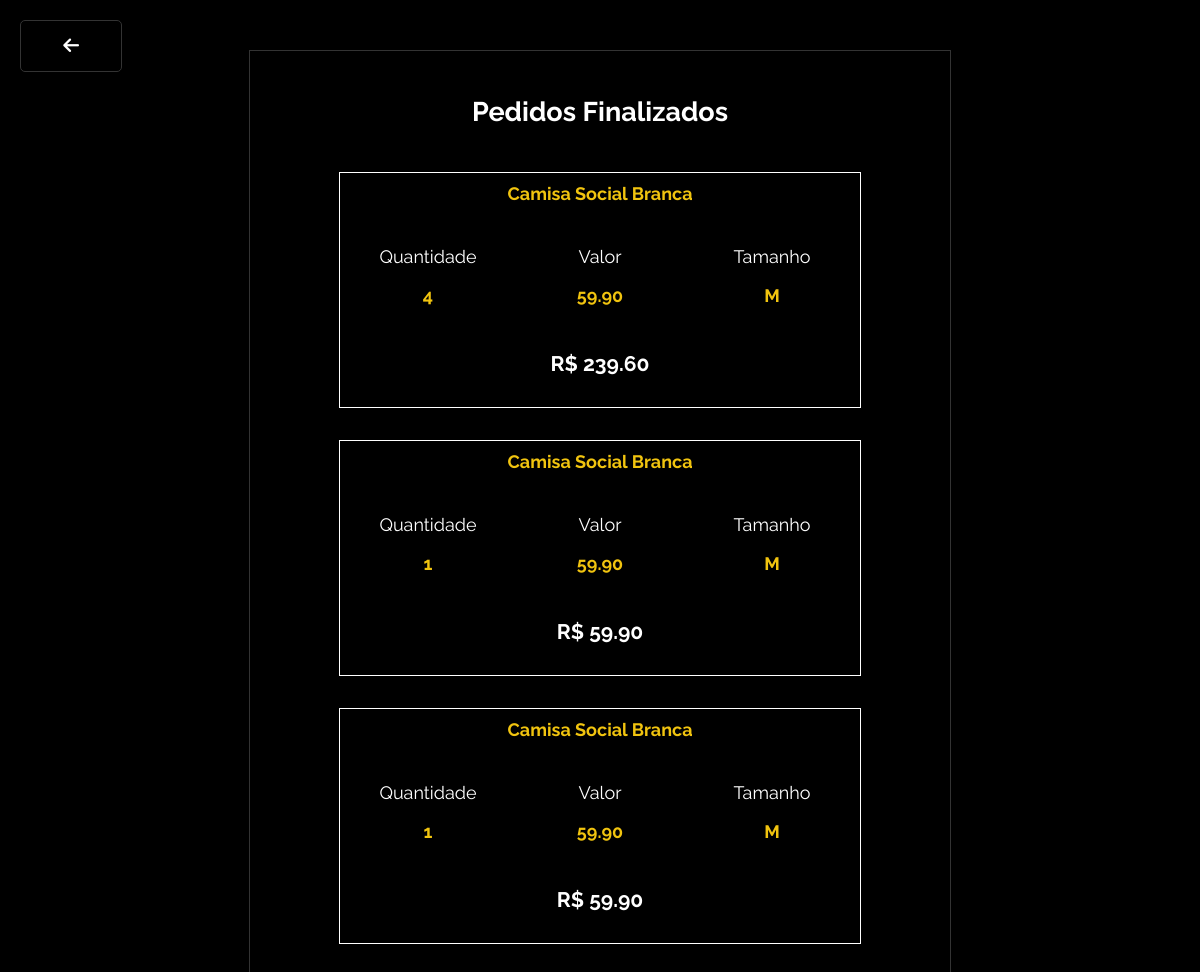
The page /pedidos/ (signed in) on the database its author committed.
### auraapp/models.py (models this page shows, shortened)
class Pedido(models.Model):
    cliente = models.ForeignKey(Cliente, on_delete=models.CASCADE)
    produto = models.ForeignKey(Produto, on_delete=models.CASCADE)
    quantidade = models.IntegerField(default=1)
    tamanho = models.CharField(max_length=5, default='M')
    finalizado = models.BooleanField(default=False)
    def subtotal(self):
        return self.quantidade * self.produto.preco

class Produto(models.Model):
    nome = models.CharField(max_length=150)
    preco = models.DecimalField(max_digits=6, decimal_places=2)
    categoria = models.ForeignKey(Categoria, on_delete=models.CASCADE)
    imagem = models.ImageField(upload_to='./static/', default='./static/blazer.png')
    emAlta = models.BooleanField(default=False)

### auraapp/views.py (the view)
# urls.py: path('pedidos/', views.pedidos_finalizados, name='pedidos_finalizados'),
def pedidos_finalizados(request):
    cliente_id = request.session.get('cliente_id')
    if not cliente_id:
        return redirect('login')
    cliente = get_object_or_404(Cliente, id=cliente_id)
    pedidos = Pedido.objects.filter(cliente=cliente, finalizado=True)
    return render(request, 'auraapp/pedidos.html', {'pedidos': pedidos})

### auraapp/templates/auraapp/pedidos.html (shortened to what this page needs)
<link rel="stylesheet" href="https://cdnjs.cloudflare.com/ajax/libs/font-awesome/6.5.0/css/all.min.css">
<body>
    <a href="{% url 'home' %}" class="sair">
        <i class="fas fa-arrow-left"></i>
    </a>
    <div class="pedidos-container">
        <h2>Pedidos Finalizados</h2>
        {% if pedidos %}
                {% for pedido in pedidos %}
                    <div class="pedido-card">
                        <strong>{{ pedido.produto.nome }}</strong>
                        <div class="pedido-detalhes">
                            <div class="pedido-descricao">
                                <p>Quantidade</p> <strong>{{ pedido.quantidade }} </strong>
                            </div>
                            <div class="pedido-descricao">
                                <p>Valor</p> <strong>{{ pedido.produto.preco|floatformat:2 }} </strong>
                            </div>
                            <div class="pedido-descricao">
                                <p>Tamanho</p> <strong>{{ pedido.tamanho }} </strong>
                            </div>
                        </div>
                        <h3>R$ {{ pedido.subtotal }}</h3>
                    </div>
                {% endfor %}
        {% else %}
            <p>Você ainda não finalizou nenhum pedido.</p>
        {% endif %}
    </div>
</body>

### auraapp/templates/auraapp/pedidos.html (style rules this page uses)
body { background-color: black; color: #fff; font-family: 'Raleway', sans-serif; font-size: 18px; }
a { text-decoration: none; }
.pedido-card { border: 1px solid #fff; padding: 10px; margin-bottom: 32px; display: flex; flex-direction: column; justify-content: center; align-items: center; gap: 24px; }
strong { color: #f1c40f; }
.pedido-descricao { display: flex; width: 33%; flex-direction: column; justify-content: center; align-items: center; }
.pedido-detalhes { display: flex; flex-direction: row; justify-content: center; align-items: center; gap: 1rem; width: 500px; }

### rows shown on the page
Pedido: produto.nome "Camisa Social Branca", quantidade "4", produto.preco "59.90", tamanho "M", subtotal "239.60"
Pedido: produto.nome "Camisa Social Branca", quantidade "1", produto.preco "59.90", tamanho "M", subtotal "59.90"
Pedido: produto.nome "Camisa Social Branca", quantidade "1", produto.preco "59.90", tamanho "M", subtotal "59.90"
